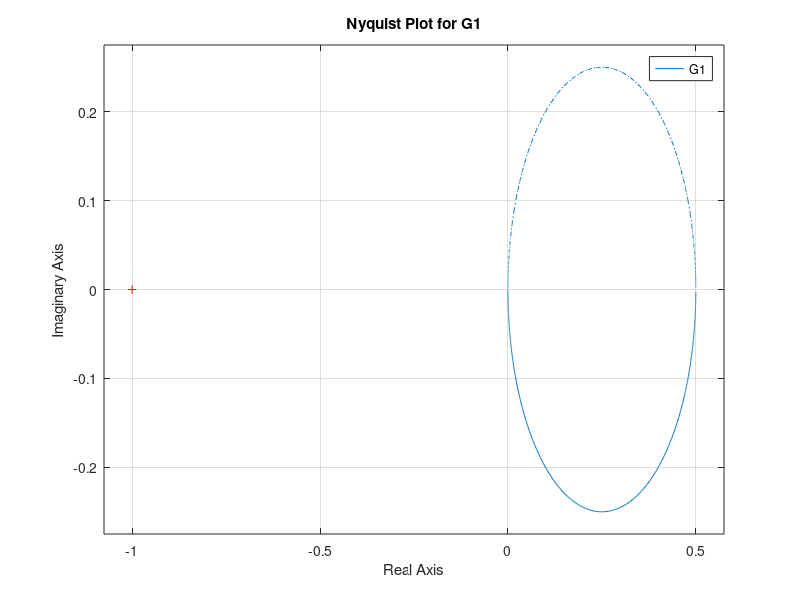
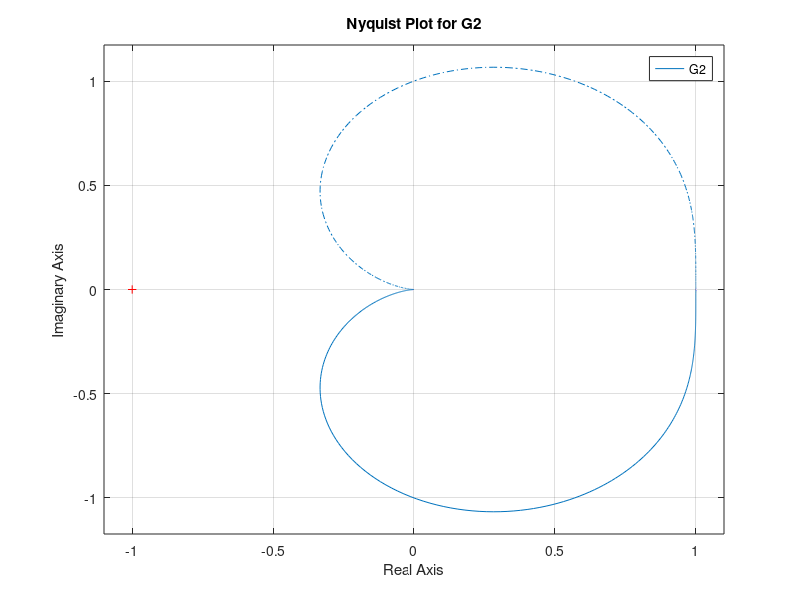
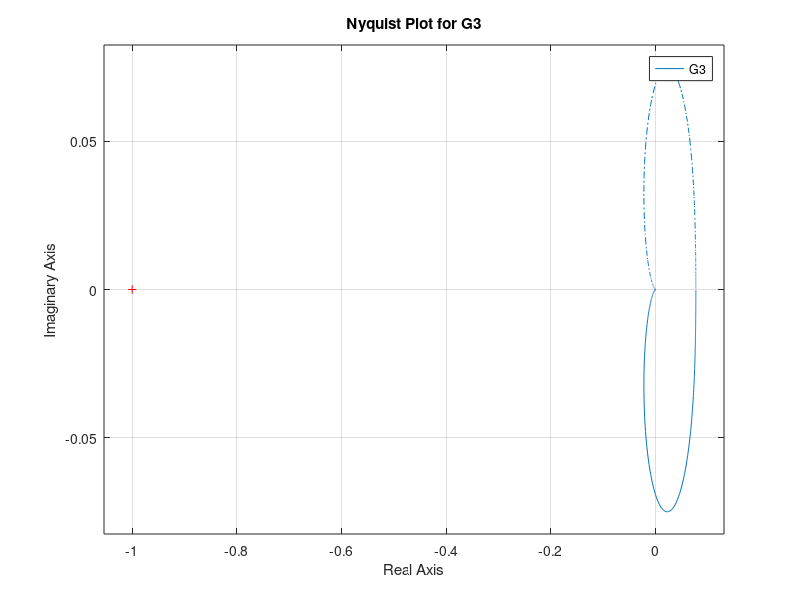

The MATLAB source for these figures, in order:
% Scalar transfer functions
G1 = tf([1],[1 2]);
G2 = tf([1],[1 1 1]);
G3 = tf([1],[1 4 13]);

% Nyquist plots
figure;
nyquist(G1);
title('Nyquist Plot for G1');
figure;
nyquist(G2);
title('Nyquist Plot for G2');
figure;
nyquist(G3);
title('Nyquist Plot for G3');

% Absolute stability analysis
omega = logspace(-2,2,1000); % Frequency range from 0.01 to 100
for i = 1:length(omega)
    [mag1,phase1] = bode(G1,omega(i)); % Magnitude and phase at each frequency for G1
    [mag2,phase2] = bode(G2,omega(i)); % Magnitude and phase at each frequency for G2
    [mag3,phase3] = bode(G3,omega(i)); % Magnitude and phase at each frequency for G3
    
    % Check for absolute stability using circle criterion
    if mag1*mag2*mag3 > 1
        fprintf('Absolute instability for frequency %f\n', omega(i));
    end
end

% Sectors for absolute stability
sector_G1 = [0, pi]; % Sector for G1
sector_G2 = [0, 2*pi]; % Sector for G2
sector_G3 = [0, pi]; % Sector for G3

fprintf('Sector for absolute stability of G1: [%f, %f] rad\n', sector_G1);
fprintf('Sector for absolute stability of G2: [%f, %f] rad\n', sector_G2);
fprintf('Sector for absolute stability of G3: [%f, %f] rad\n', sector_G3);
